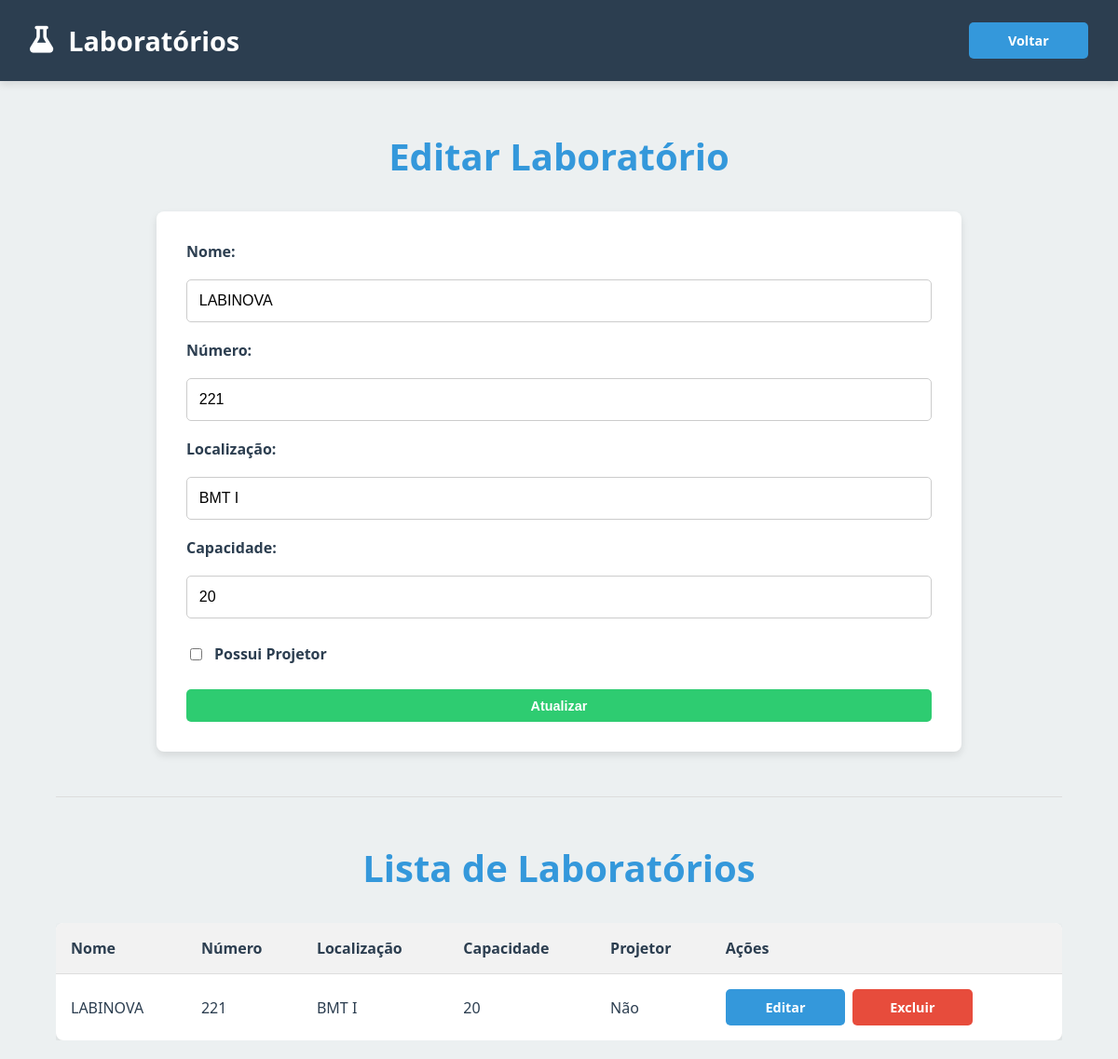
The page /laboratorios.php?editar=5 (signed in) on the database its author committed.
### tables this page shows
CREATE TABLE `laboratorios` (
  `id` int(11) NOT NULL,
  `nome` varchar(100) NOT NULL,
  `capacidade` int(11) DEFAULT NULL,
  `numero` varchar(255) NOT NULL,
  `projetor` tinyint(1) NOT NULL DEFAULT 0,
  `localizacao` varchar(255) DEFAULT NULL
);

### laboratorios.php (the view, shortened to what this page needs)
<?php
require_once "db.php";
$editando = false;
$lab_edit = null;
if (isset($_GET['editar'])) {
    $editando = true;
    $id = intval($_GET['editar']);
    $stmt = $conexao->prepare("SELECT * FROM laboratorios WHERE id=?");
    $stmt->execute([$id]);
    $lab_edit = $stmt->fetch(PDO::FETCH_ASSOC);
}
$labs = $conexao->query("SELECT * FROM laboratorios ORDER BY numero")->fetchAll(PDO::FETCH_ASSOC);
?>
<!DOCTYPE html>
<html lang="pt-br">
<head>
  <link rel="stylesheet" href="css/style.css">
  <link rel="stylesheet" href="https://cdnjs.cloudflare.com/ajax/libs/font-awesome/6.4.0/css/all.min.css">
</head>
<body>
  <div class="header">
    <h1><i class="fas fa-flask"></i> Laboratórios</h1>
    <a href="index.php" class="btn">Voltar</a>
  </div>
  <div class="container">
    <h2><?= $editando ? "Editar Laboratório" : "Cadastrar Laboratório" ?></h2>
    <form method="POST" class="card">
      <label>Nome:</label>
      <input type="text" name="nome" required value="<?= $lab_edit['nome'] ?? '' ?>">
      <label>Número:</label>
      <input type="text" name="numero" required value="<?= $lab_edit['numero'] ?? '' ?>">
      <label>Localização:</label>
      <input type="text" name="localizacao" value="<?= $lab_edit['localizacao'] ?? '' ?>">
      <label>Capacidade:</label>
      <input type="number" name="capacidade" required value="<?= $lab_edit['capacidade'] ?? '' ?>">
      <label class="form-group-checkbox"><input type="checkbox" name="projetor" <?= !empty($lab_edit['projetor']) ? 'checked' : '' ?>> Possui Projetor</label>
      <button type="submit" class="btn"><?= $editando ? "Atualizar" : "Cadastrar" ?></button>
    </form>
    <hr>
    <h2>Lista de Laboratórios</h2>
    <div class="table-container">
      <table>
        <tr>
          <th>Nome</th>
          <th>Número</th>
          <th>Localização</th>
          <th>Capacidade</th>
          <th>Projetor</th>
          <th>Ações</th>
        </tr>
        <?php foreach ($labs as $lab): ?>
          <tr>
            <td><?= htmlspecialchars($lab['nome']) ?></td>
            <td><?= htmlspecialchars($lab['numero']) ?></td>
            <td><?= htmlspecialchars($lab['localizacao'] ?? '') ?></td>
            <td><?= htmlspecialchars($lab['capacidade']) ?></td>
            <td><?= $lab['projetor'] ? "Sim" : "Não" ?></td>
            <td>
              <a href="?editar=<?= $lab['id'] ?>" class="btn">Editar</a>
              <a href="?excluir=<?= $lab['id'] ?>" class="btn btn-danger" onclick="return confirm('Tem certeza que deseja excluir este laboratório?')">Excluir</a>
            </td>
          </tr>
        <?php endforeach; ?>
      </table>
    </div>
  </div>
</body>
</html>

### css/style.css (style rules this page uses)
:root { --primary: #3498db; --secondary: #2ecc71; --danger: #e74c3c; --light: #ecf0f1; --dark: #2c3e50; --white: #ffffff; --shadow: 0 4px 8px rgba(0, 0, 0, 0.1); }
body { font-family: "Segoe UI", Tahoma, Geneva, Verdana, sans-serif; margin: 0; background-color: var(--light); color: var(--dark); }
.container { width: 90%; max-width: 1200px; margin: 0 auto; padding: 20px 0; }
h2 { text-align: center; margin-bottom: 2rem; font-size: 2.5rem; color: var(--primary); }
a { text-decoration: none; color: inherit; }
.card { background-color: var(--white); border-radius: 8px; padding: 1.5rem; box-shadow: var(--shadow); border-left: 5px solid; transition: transform 0.3s ease, box-shadow 0.3s ease; }
.header { display: flex; justify-content: space-between; align-items: center; padding: 1.5rem 2rem; background-color: var(--dark); color: var(--white); box-shadow: var(--shadow); }
.header h1 { font-size: 1.8rem; margin: 0; display: flex; align-items: center; gap: 1rem; }
form.card { padding: 2rem; background: var(--white); border-radius: 8px; box-shadow: var(--shadow); display: grid; grid-template-columns: 1fr; gap: 1rem; border-left: none; max-width: 800px; margin: 2rem auto; }
@media (min-width: 768px) { form.card { gap: 1.2rem; } }
@media (min-width: 768px) { form.card button { grid-column: 1 / -1; } }
form label { font-weight: bold; color: var(--dark); }
form input, form select, form textarea { width: 100%; padding: 0.8rem; border: 1px solid #ccc; border-radius: 5px; font-size: 1rem; box-sizing: border-box; transition: border-color 0.3s, box-shadow 0.3s; }
hr { border: none; border-top: 1px solid #ddd; margin: 3rem 0; }
.table-container { overflow-x: auto; }
table { width: 100%; border-collapse: collapse; background-color: var(--white); box-shadow: var(--shadow); border-radius: 8px; overflow: hidden; min-width: 800px; }
th, td { padding: 1rem; text-align: left; border-bottom: 1px solid #ddd; }
th { background-color: #f2f2f2; font-weight: bold; color: var(--dark); }
tr:last-child td { border-bottom: none; }
.btn, button[type="submit"] { cursor: pointer; padding: 0.6rem 1.2rem; border: none; border-radius: 5px; font-size: 0.9rem; font-weight: bold; text-align: center; transition: background-color 0.3s, transform 0.2s, box-shadow 0.3s; display: inline-flex; align-items: center; justify-content: center; gap: 0.5rem; min-width: 90px; }
.btn { background-color: var(--primary); color: var(--white); }
button[type="submit"] { background-color: var(--secondary); color: var(--white); }
.btn-danger { background-color: var(--danger); color: white !important; }
td:has(> .btn) { display: flex; gap: 0.5rem; align-items: center; }
.form-group-checkbox { grid-column: 1 / -1; display: flex; align-items: center; gap: 0.5rem; justify-content: flex-start; padding: 0.5rem 0; }
.form-group-checkbox input[type="checkbox"] { width: auto; margin-right: 5px; }

### rows shown on the page
laboratorios: nome "LABINOVA", numero "221", localizacao "BMT I", capacidade "20", shows "Não"
